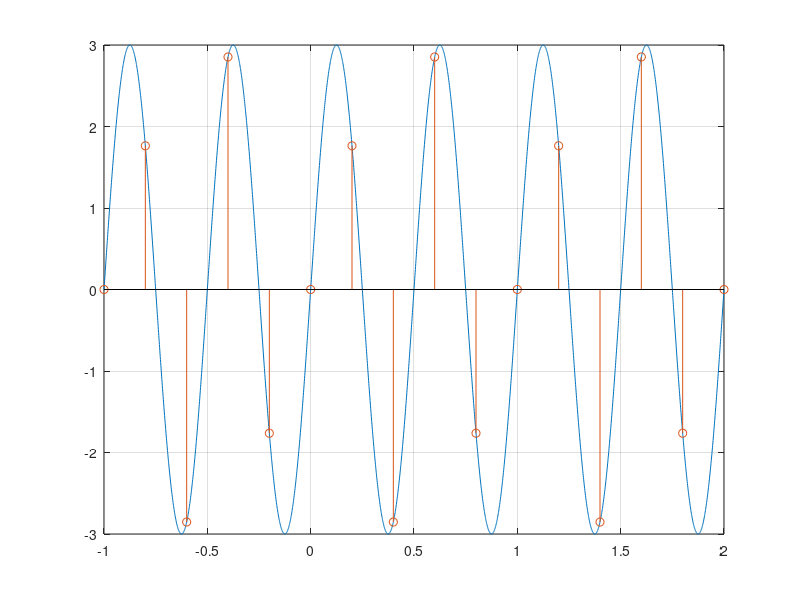

Write MATLAB code to recreate this figure.
t = linspace(-1, 2, 3000);

function y_value = sinyal(t)
    y_value = 3 * sin(4 * pi * t);
end

y = sinyal(t);
plot(t, y);
hold on;

Fs = 5;
Ts = 1/Fs;

n = (-1/Ts : 2/Ts);

t_samp = n * Ts;
y_samp = sinyal(t_samp);

stem(t_samp, y_samp);
grid on;

% saveas(gcf, 'saved/02-discretized_sinus.png');